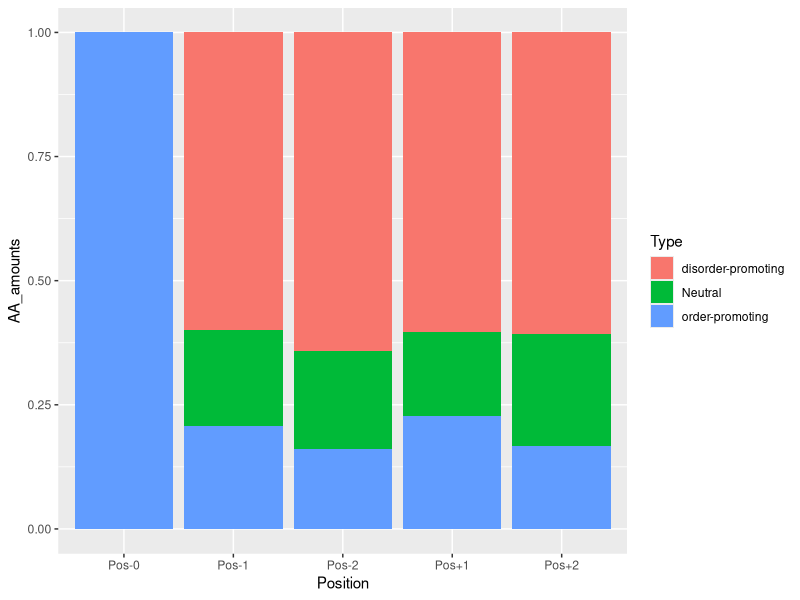
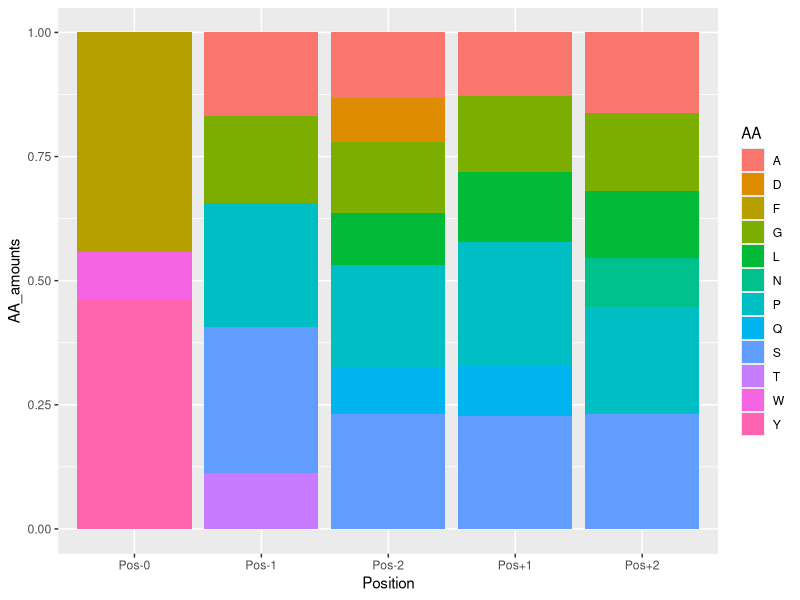
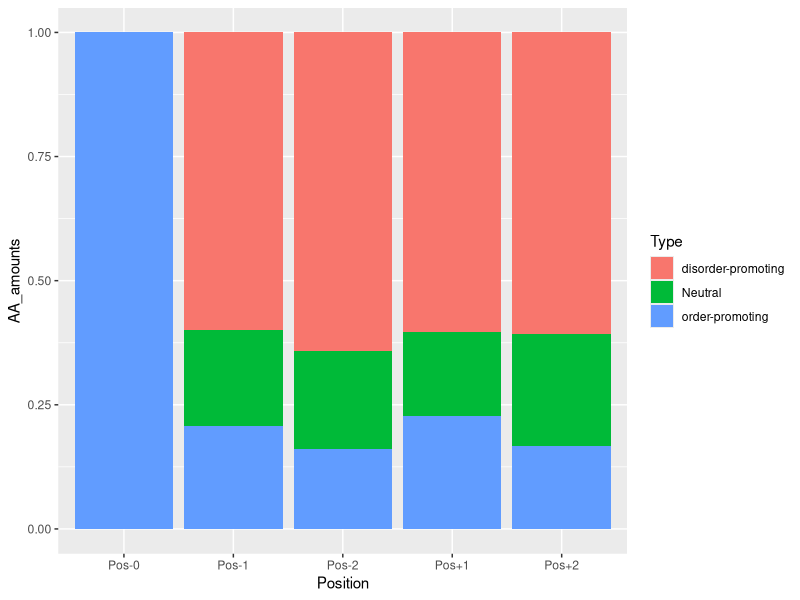
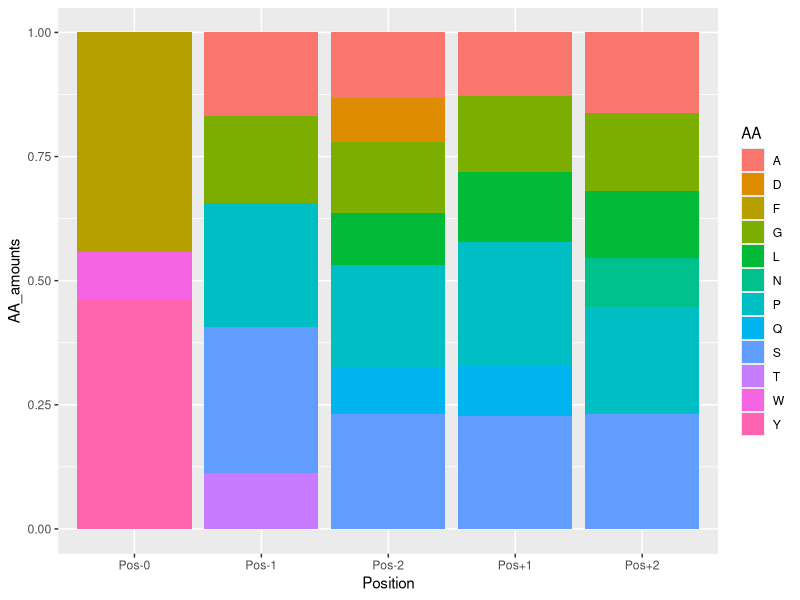

R code for these plots, in order:
library(tidyverse)

df <- read_csv("grid_profile_2ablocks_Long.csv")

ggplot(df, aes(fill=Type, y=AA_amounts, x=Position)) + 
  geom_bar(position="fill", stat="identity")
ggsave("Disorder_freq.pdf")

ggplot(df[df$AA_amounts > 100,], aes(fill=AA, y=AA_amounts, x=Position)) + 
  geom_bar(position="fill", stat="identity")
ggsave("Leter_freq.pdf")